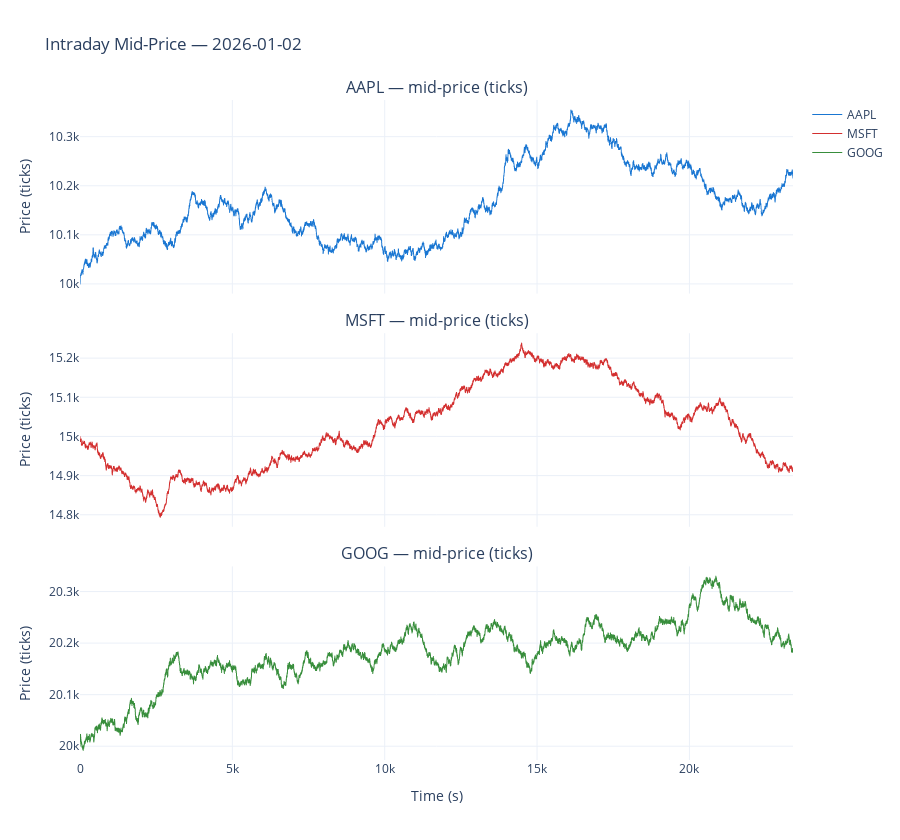

The notebook cell this image was saved under:
### Code cell
fig_intra = make_subplots(
    rows=len(symbols), cols=1, shared_xaxes=True,
    subplot_titles=[f"{s} — mid-price (ticks)" for s in symbols],
    vertical_spacing=0.06,
)

for i, sym in enumerate(symbols):
    d = intraday[sym]
    fig_intra.add_trace(
        go.Scattergl(
            x=d["ts_s"], y=d["mid_ticks"],
            mode="lines", name=sym,
            line=dict(color=sym_colour[sym], width=1),
        ),
        row=i + 1, col=1,
    )
    fig_intra.update_yaxes(title_text="Price (ticks)", row=i + 1, col=1)

fig_intra.update_xaxes(title_text="Time (s)", row=len(symbols), col=1)
fig_intra.update_layout(
    title=f"Intraday Mid-Price — {target_date}",
    height=280 * len(symbols),
    template="plotly_white",
    showlegend=True,
)
fig_intra.show()

### Figure 1 — Plotly figure (JSON) as saved in the notebook; plotly's stock layout.template omitted (floating-point values rounded to 4 significant figures; data arrays with more than 128 entries replaced by an {"elided": "..."} marker saying what was removed)
{"data": [{"line": {"color": "#1976D2", "width": 1}, "mode": "lines", "name": "AAPL", "type": "scattergl", "x": {"elided": "20115 float values"}, "xaxis": "x", "y": {"elided": "20115 float values"}, "yaxis": "y"}, {"line": {"color": "#D32F2F", "width": 1}, "mode": "lines", "name": "MSFT", "type": "scattergl", "x": {"elided": "20065 float values"}, "xaxis": "x2", "y": {"elided": "20065 float values"}, "yaxis": "y2"}, {"line": {"color": "#388E3C", "width": 1}, "mode": "lines", "name": "GOOG", "type": "scattergl", "x": {"elided": "20094 float values"}, "xaxis": "x3", "y": {"elided": "20094 float values"}, "yaxis": "y3"}], "layout": {"annotations": [{"font": {"size": 16}, "showarrow": false, "text": "AAPL — mid-price (ticks)", "x": 0.5, "xanchor": "center", "xref": "paper", "y": 1, "yanchor": "bottom", "yref": "paper"}, {"font": {"size": 16}, "showarrow": false, "text": "MSFT — mid-price (ticks)", "x": 0.5, "xanchor": "center", "xref": "paper", "y": 0.6467, "yanchor": "bottom", "yref": "paper"}, {"font": {"size": 16}, "showarrow": false, "text": "GOOG — mid-price (ticks)", "x": 0.5, "xanchor": "center", "xref": "paper", "y": 0.2933, "yanchor": "bottom", "yref": "paper"}], "height": 840, "showlegend": true, "title": {"text": "Intraday Mid-Price — 2026-01-02"}, "xaxis": {"anchor": "y", "domain": [0, 1], "matches": "x3", "showticklabels": false}, "xaxis2": {"anchor": "y2", "domain": [0, 1], "matches": "x3", "showticklabels": false}, "xaxis3": {"anchor": "y3", "domain": [0, 1], "title": {"text": "Time (s)"}}, "yaxis": {"anchor": "x", "domain": [0.7067, 1], "title": {"text": "Price (ticks)"}}, "yaxis2": {"anchor": "x2", "domain": [0.3533, 0.6467], "title": {"text": "Price (ticks)"}}, "yaxis3": {"anchor": "x3", "domain": [0, 0.2933], "title": {"text": "Price (ticks)"}}}}
